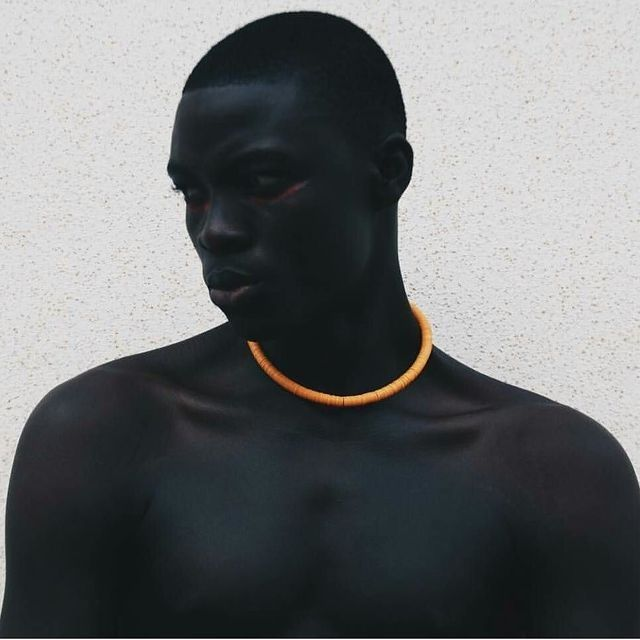
#> input picture computer vision projekt/slike/392a8c36911cf55e17218bed8c4b007d.jpg, 640 x 640 px; its folder holds only this picture in this run
$ jupyter execute 'detektor obraza.ipynb'
#> lines starting #> are read from the running program, lines starting #| are printed output that depends on the picture; after the words box and inside, x2 and y2 are one past the last pixel; in counts of white or black regions, pixels touching at a corner belong together
[cell 1]
from distutils.archive_util import make_archive
import numpy as np
import matplotlib.pyplot as plt
from functools import reduce
from os import listdir
from os.path import isfile, join
import cv2

[cell 2]
def skin_color_filter(im):
    # vhod: barvna slika
    # izhod: odziv filtra za barvo kože
    r, g, b = [im[:, :, c] for c in range(3)]
    mask = reduce(np.logical_and, (r>95, g>40, b>20, (reduce(np.maximum, (r,g,b)) - reduce(np.minimum, (r,g,b))) > 15, np.abs(r-g) > 15, r > g, r > b))
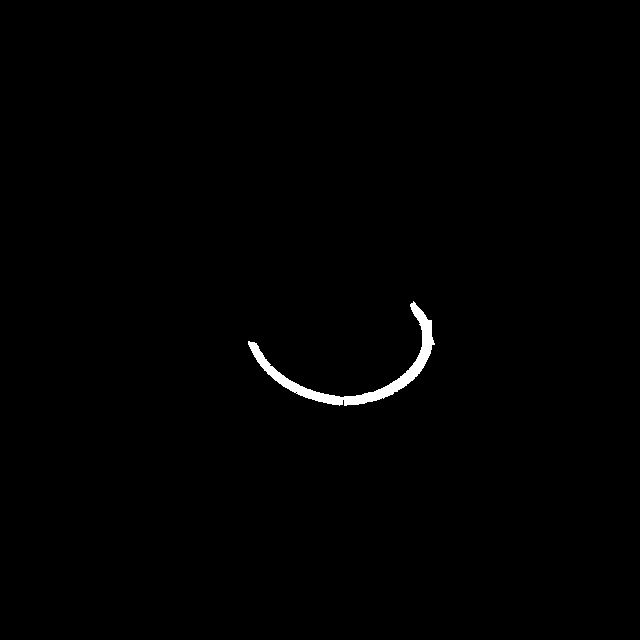
#> mask: shape (640, 640) bool; 0.63% white; 1 white region, box (x1, y1, x2, y2) and area: (248, 301, 435, 406) 2565
    return mask.astype(np.uint8)

def fill(mask):
    im_floodfill = mask.copy()

    h, w = mask.shape[:2]
#> h = 640; w = 640
    new_mask = np.zeros((h+2, w+2), np.uint8)

    cv2.floodFill(im_floodfill, new_mask, (0,0), 255)
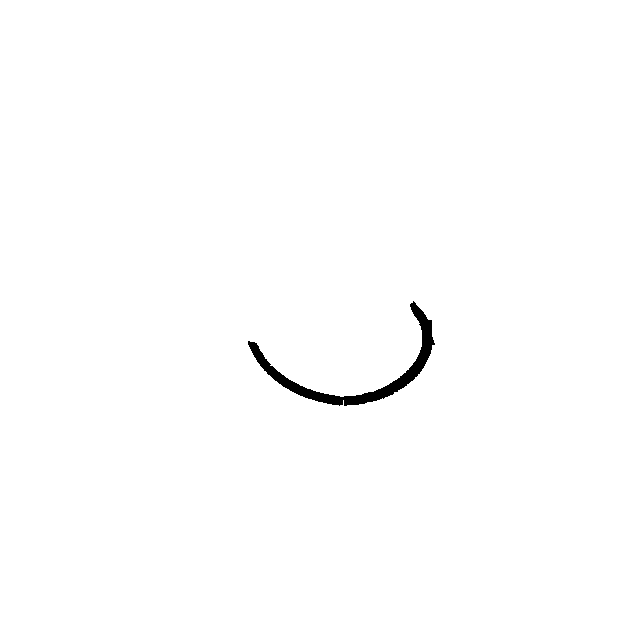
#> im_floodfill: shape (640, 640); min 0, max 255, mean 253.4
    im_floodfill_inv = cv2.bitwise_not(im_floodfill)
    im_out = mask | im_floodfill_inv
#> im_out: shape (640, 640); 0.63% white; 1 white region, box (x1, y1, x2, y2) and area: (248, 301, 435, 406) 2566
    return im_out

def dilate(mask):
    # vhod: maska
    # izhod: maska, očiščena z dilatacijo s 5*5 kvadratnim strukturnim elementom
    return cv2.dilate(mask, np.ones((5, 5), np.uint8), iterations=1)
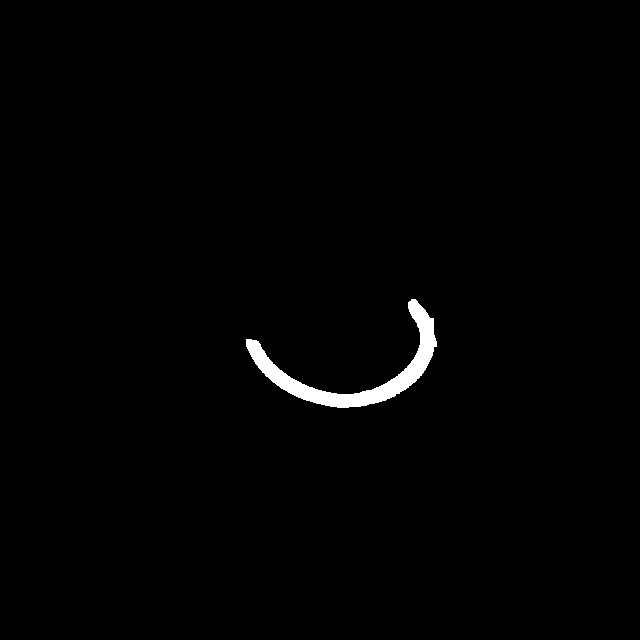
#> returned value: shape (640, 640); 0.98% white; 1 white region, box (x1, y1, x2, y2) and area: (246, 299, 437, 408) 4034

def clean_skin_mask(mask):
    # kombinacija polnjenja lukenj in dilatacije
    return dilate(fill(mask))//255
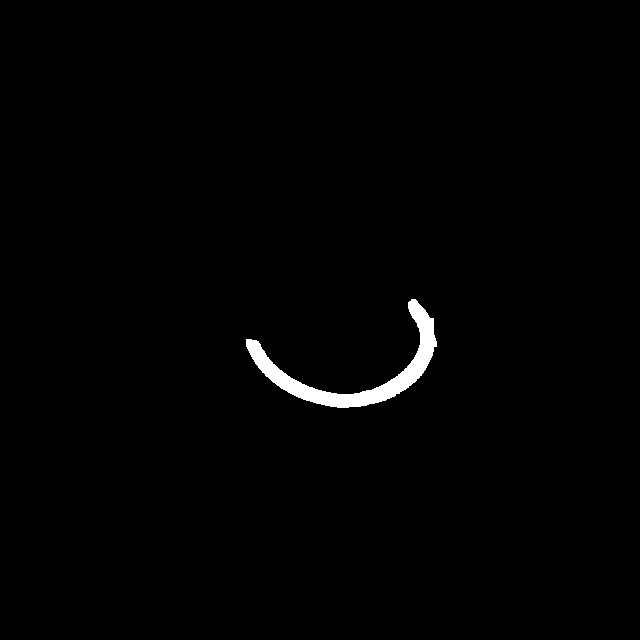
#> returned value: shape (640, 640); values 0 (black) and 1 (white), 0.98% white; 1 white region, box (x1, y1, x2, y2) and area: (246, 299, 437, 408) 4034

def rgb2gray(im):
    # vhod: barvna slika
    # izhod: sivinska slika, dobljena s povprečenjem kanalov
    return np.mean(im, axis=2)

def smooth_gray_image(im):
    # vhod: sivinska slika
    # izhod: sivinska slika, zglajena s 7*7 Gaussovim jedrom s sigma=2
    return cv2.GaussianBlur(im, (7,7), 2)
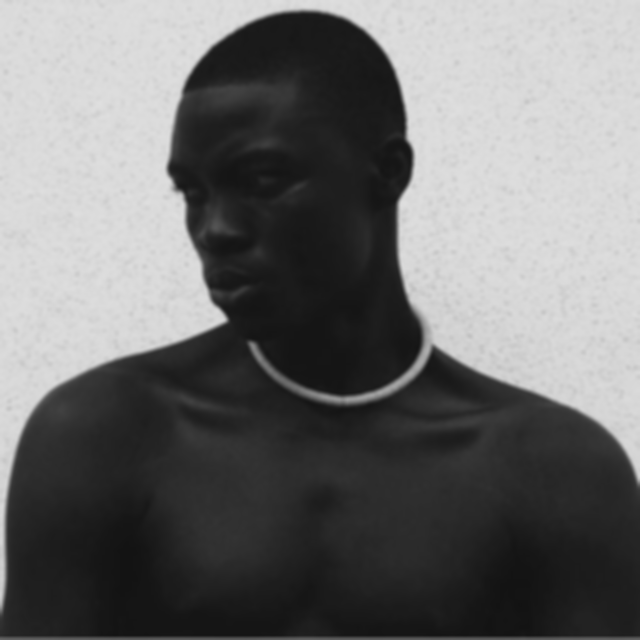
#> returned value: shape (640, 640) float64; min 18.98, max 223.7, mean 111.6

def gradient_approximation(im):
    # vhod: zglajena siva slika
    # izhod: približek amplitude gradientov
    sobel_x = np.array([[-1, 0, 1],[-2, 0, 2],[-1, 0, 1]])
    sobel_y = np.transpose(sobel_x)

    edges_x = cv2.filter2D(im, -1, kernel=sobel_x)
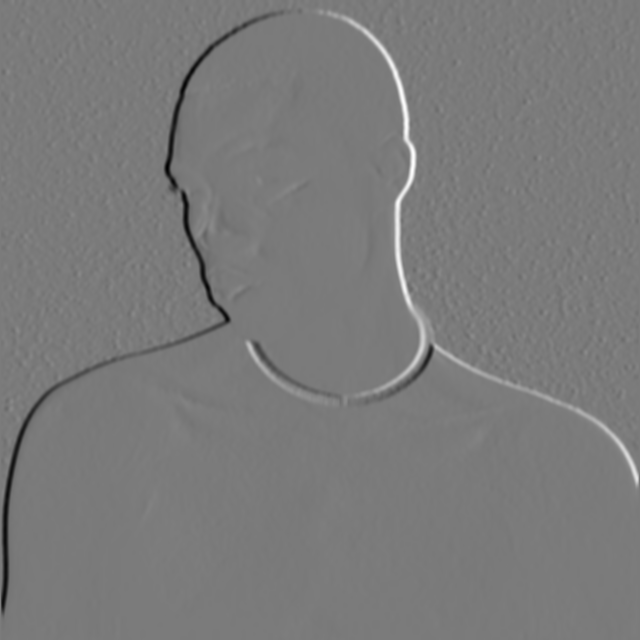
#> edges_x: shape (640, 640) float64; min -298.3, max 319.9, mean -0.4; drawn with min black and max white
    edges_y = cv2.filter2D(im, -1 ,kernel=sobel_y)
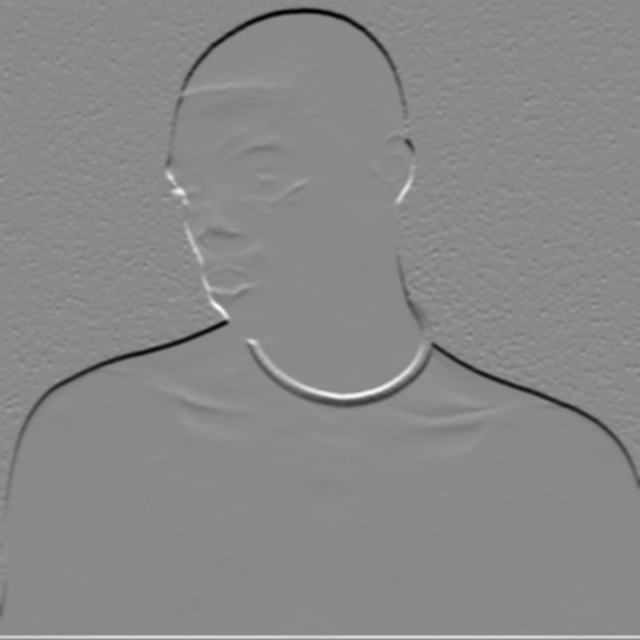
#> edges_y: shape (640, 640) float64; min -295.4, max 249.7, mean -1.6; drawn with min black and max white

    return np.sqrt(np.square(edges_x) + np.square(edges_y)).astype(np.uint8)
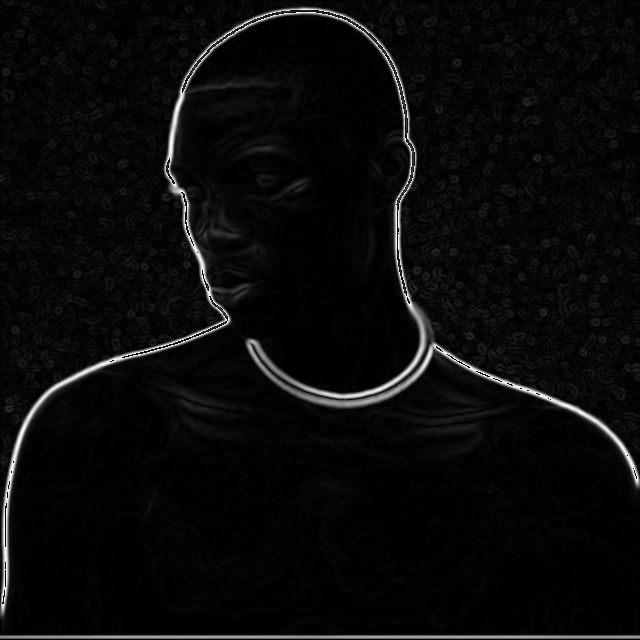
#> returned value: shape (640, 640); min 0, max 255, mean 10.4

def mask_edges(edges, mask):
    # vhoda: amplituda gradientov, maska barve kože
    # izhod: slika amplitude gradientov, maskirana na področja ki ustrezajo
    #        odzivu filtra barve kože
    return (edges * mask)

def threshold_edges(edges):
    # vhod: maskirana slika amplitude gradientov
    # izhod: binarna slika, rezultat upragovljanja slike amplitude gradientov
    #        s pragom 40
    return (edges > 40).astype(np.uint8)
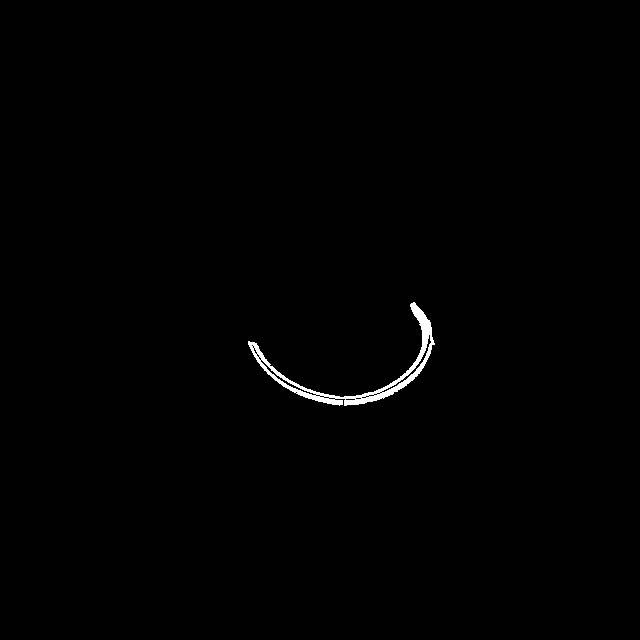
#> returned value: shape (640, 640); values 0 (black) and 1 (white), 0.54% white; 1 white region, box (x1, y1, x2, y2) and area: (248, 302, 435, 406) 2225

def fit_ellipse(bin_edges):
    # vhod: binarna slika robov, maskiranih s področjem kože
    # izhod: parametri elipse
    points = []
    for x in range(bin_edges.shape[1]):
        for y in range(bin_edges.shape[0]):
            if bin_edges[y, x] > 0:
                points.append((x, y))

    points = np.array(points).astype("float32")
    ell = cv2.fitEllipse(points)
#> ell = ((338.9, 334.2), (131, 175.8), 96.84)
    return ell

def draw_ellipse(im, ell):
    # vhod: barvna slika in parametri elipse
    # izhod: slika z vrisano elipso
#> called with ell = ((338.9, 334.2), (131, 175.8), 96.84)
    centre, axes, angle = ell
#> centre = (338.9, 334.2); axes = (131, 175.8); angle = 96.84
    centre = (int(round(centre[0])), int(round(centre[1])))
#> centre = (339, 334)
    axes = (int(round(axes[0]/2)), int(round(axes[1]/2)))
#> axes = (65, 88)
    angle = int(round(angle))
    #print(centre, axes, angle)

    im_in = im.astype("float64")
    face_det = cv2.ellipse(im_in, center=centre, axes=axes, angle=angle,
                           startAngle=0.0, endAngle=360.0, color=(255, 0, 0),
                           thickness=3)
    return face_det.round().astype("uint8")
#> returned value: shape (640, 640, 3)

[cell 3]
slike = [join('slike', f) for f in listdir('slike') if isfile(join('slike', f))]

for slika in slike:
    # sestavi implementirane funkcije v celoten algoritem za zaznavanje obrazov
    plt.figure()

    image = cv2.imread(slika)[:,:,::-1]
    mask = skin_color_filter(image)
    clean_mask = clean_skin_mask(mask)
    gray = rgb2gray(image)
    smooth = smooth_gray_image(gray)
    edges = gradient_approximation(smooth)
    masked_edges = mask_edges(edges, mask)
    binary_edges = threshold_edges(masked_edges)
    detected = draw_ellipse(image, fit_ellipse(binary_edges))

    detailed = True
    if detailed:
        plt.subplot(3,3,1)
        plt.imshow(image)
        plt.title("Original Image")
        plt.subplot(3,3,2)
        plt.imshow(mask, 'gray')
        plt.title("Skin Mask")
        plt.subplot(3,3,3)
        plt.imshow(clean_mask, 'gray')
        plt.title("Clean Mask")
        plt.subplot(3,3,4)
        plt.imshow(gray, 'gray')
        plt.title("Grayscale")
        plt.subplot(3,3,5)
        plt.imshow(smooth, 'gray')
        plt.title("Smoothed Image")
        plt.subplot(3,3,6)
        plt.imshow(edges, 'gray')
        plt.title("Edges")
        plt.subplot(3,3,7)
        plt.imshow(masked_edges, 'gray')
        plt.title("Masked Edges")
        plt.subplot(3,3,8)
        plt.imshow(binary_edges, 'gray')
        plt.title("Binary Edges")
        plt.subplot(3,3,9)
        plt.imshow(detected)
        plt.title("Detected Ellipse")

    plt.show(block=False)
    plt.pause(0.001)

input("Press ENTER to continue...")
